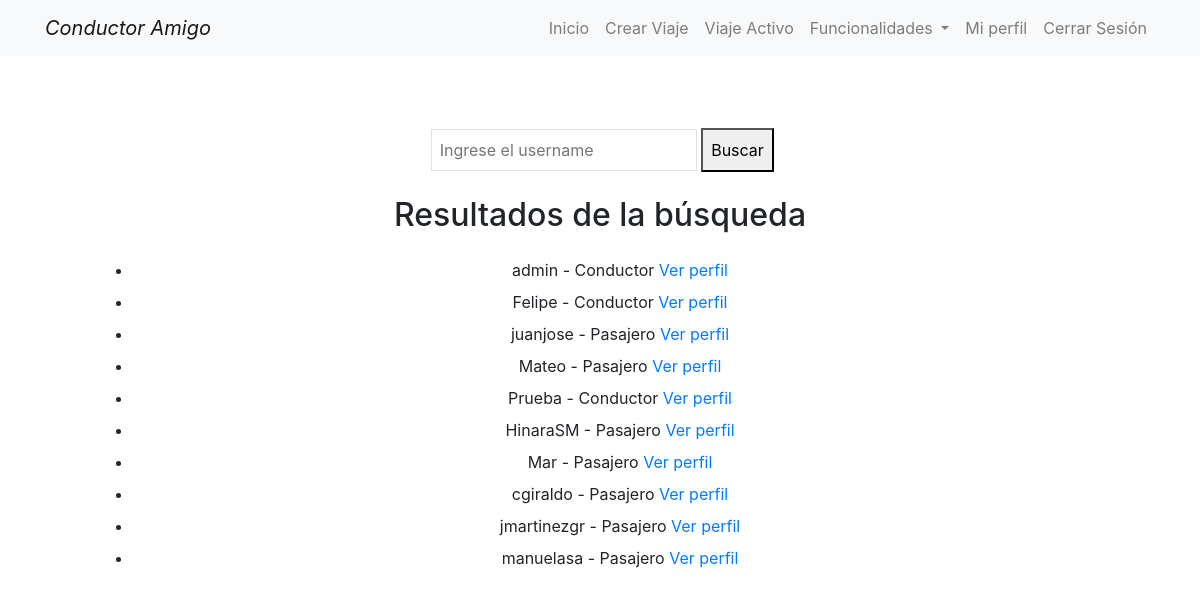
/usuarios/busqueda_usuarios/ (signed in), run on the app's committed database.
### usuarios/models.py (models this page shows, shortened)
class Usuario(AbstractBaseUser):
    username = models.CharField('Nombre de usuario',
                                unique=True,
                                max_length=100)
    nombres = models.CharField('Nombres',
                               max_length=200,
                               blank=True)
    apellidos = models.CharField('Apellidos',
                                 max_length=200,
                                 blank=True)
    nacimiento = models.DateField('Fecha de Nacimiento')
    email = models.EmailField('Correo Electrónico',
                              max_length=254,
                              unique=True,
                              null=False)
    direccion = models.CharField('Dirección', max_length=200, blank=True)
    usuario_administrador = models.BooleanField(default=False)
    foto_usuario = models.ImageField('Foto de Usuario',
                                     upload_to='perfil/',
                                     blank=True)
    foto_carnet = models.ImageField('Foto de Carnet',
                                    upload_to='carnet/',
                                    blank=True)
    foto_licencia_conducir = models.ImageField('Foto de Licencia de Conducir',
                                               upload_to='licencia/',
                                               blank=True)
    rol = models.ForeignKey("usuarios.Role",
                            verbose_name=("Rol"),
                            on_delete=models.CASCADE,
                            default=1)
    is_superuser = models.BooleanField(default=False)
    privacidad = models.BooleanField('Acepta políticas de privacidad',
                                     default=False)
    INCAPACIDAD_CHOICES = [
        ('ninguna', 'Ninguna'),
        ('silla_de_ruedas', 'Silla de ruedas'),
        ('muletas', 'Muletas'),
        ('vision_reducida', 'Visión reducida'),
    ]
    incapacidad = models.CharField(
        'Incapacidad',
        max_length=15,
        choices=INCAPACIDAD_CHOICES,
        default='ninguna'  # Valor predeterminado: Ninguna
    )
    bibliografia = models.TextField(
        'Bibliografía',
        blank=True
        )
    calificacion = models.DecimalField(
        'Calificación',
        default=5,
        max_digits=3,
        decimal_places=1,
        validators=[
            MinValueValidator(1),
            MaxValueValidator(5)
            ]
        )
    USERNAME_FIELD = 'username'
    objects = UsuarioManager()
    REQUIRED_FIELDS = ['email', 'nombres', 'apellidos', 'privacidad']
    @property
    def is_staff(self):
        """
        Verifica si el usuario es miembro del personal.

        Returns:
            bool: True si el usuario es miembro del personal, False en caso contrario.
        """
        return self.usuario_administrador
    promedio_manejo = models.FloatField(default=0)
    promedio_higiene = models.FloatField(default=0)
    promedio_charla = models.FloatField(default=0)
    promedio_puntualidad = models.FloatField(default=0)
    promedio_general = models.FloatField(default=0)

class Role(models.Model):
    name = models.CharField(max_length=50, unique=True)
    def __str__(self):
        return self.name

### usuarios/views.py (the view)
# urls.py: path("busqueda_usuarios/", views.buscar_usuario, name="busqueda"),
@login_required
def buscar_usuario(request):
    username = request.GET.get('username', '')
    users = Usuario.objects.filter(username__icontains=username)
    return render(request, 'pasajeros/busqueda_usuarios.html', {'users': users})

### usuarios/templates/pasajeros/busqueda_usuarios.html (shortened to what this page needs)
{% extends 'layouts/layout.html' %}
{% block content %}
<div class="flex items-center justify-center h-screen">
    <div class="bg-blue-200 p-5 rounded-lg text-center">
        <form method="get" action="{% url 'busqueda' %}" class="mb-4">
            <input type="text" name="username" value="{{ request.GET.username }}" placeholder="Ingrese el username" class="border p-2 w-full">
            <button type="submit" class="bg-black-500 p-2 text-black font-semibold hover:bg-black-800 transition-colors">Buscar</button>
        </form>
        <h2 class="text-2xl font-bold mb-4">Resultados de la búsqueda</h2>
        {% if users %}
            <ul>
                {% for user in users %}
                    <li class="mb-2">{{ user.username }} - {{ user.rol }}
                        <a href="{% url 'profile' username=user.username %}" class="text-blue-500 hover:underline">Ver perfil</a>
                    </li>
                {% endfor %}
            </ul>
        {% else %}
            <p>No se encontraron resultados.</p>
        {% endif %}
    </div>
</div>
{% endblock %}

### data on the page
Usuario: username "admin", rol "Conductor"
Usuario: username "Felipe", rol "Conductor"
Usuario: username "juanjose", rol "Pasajero"
Usuario: username "Mateo", rol "Pasajero"
Usuario: username "Prueba", rol "Conductor"
Usuario: username "HinaraSM", rol "Pasajero"
Usuario: username "Mar", rol "Pasajero"
Usuario: username "cgiraldo", rol "Pasajero"
Usuario: username "jmartinezgr", rol "Pasajero"
Usuario: username "manuelasa", rol "Pasajero"
